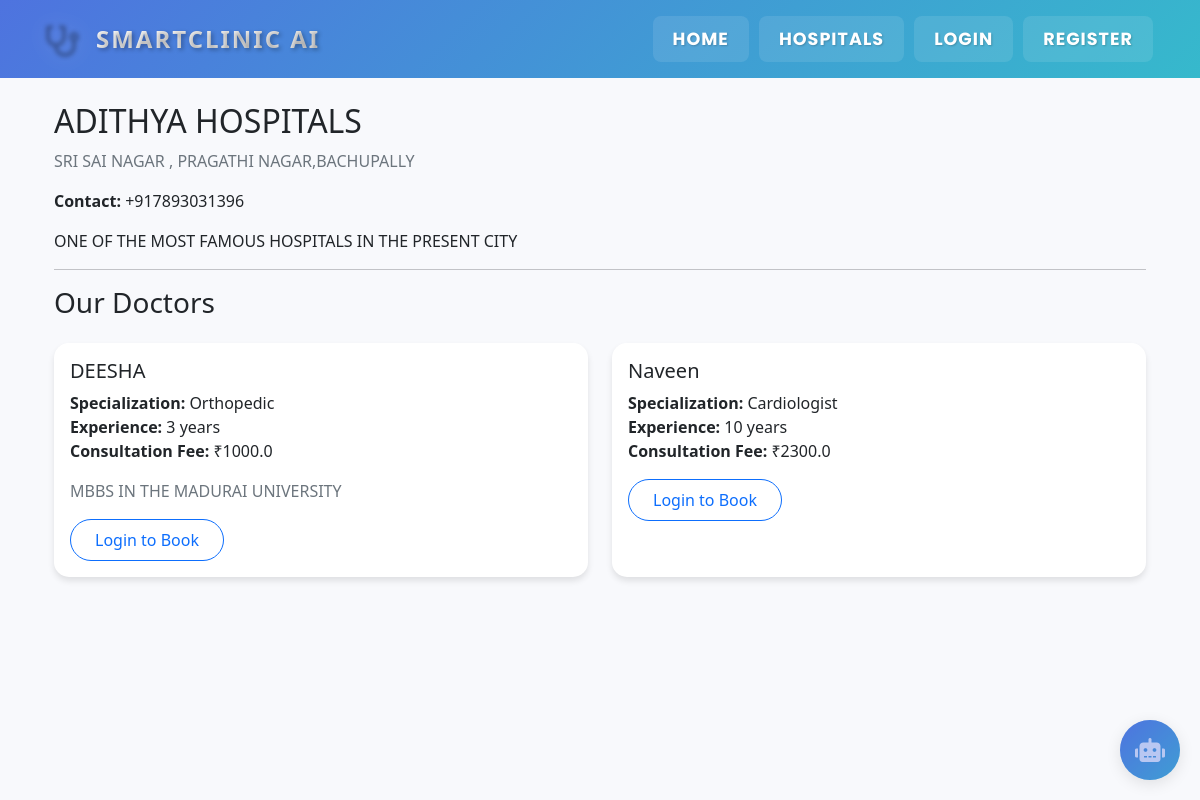
Screenshot of /hospital/2 with the database file from the repository.
### app.py (models this page shows, shortened)
class Hospital(db.Model):
    id = db.Column(db.Integer, primary_key=True)
    name = db.Column(db.String(200), nullable=False)
    address = db.Column(db.String(500), nullable=False)
    contact = db.Column(db.String(20))
    admin_id = db.Column(db.Integer, db.ForeignKey('user.id'), nullable=False)
    description = db.Column(db.Text)
    doctors = db.relationship('Doctor', backref='hospital', lazy=True)
    appointments = db.relationship('Appointment', backref='hospital', lazy=True)

class Doctor(db.Model):
    id = db.Column(db.Integer, primary_key=True)
    user_id = db.Column(db.Integer, db.ForeignKey('user.id'), nullable=False)
    hospital_id = db.Column(db.Integer, db.ForeignKey('hospital.id'), nullable=False)
    specialization = db.Column(db.String(100), nullable=False)
    experience = db.Column(db.Integer)
    consultation_fee = db.Column(db.Float, default=50.00)  # Default fee is $50
    about = db.Column(db.Text)
    appointments = db.relationship('Appointment', backref='doctor', lazy=True)

class User(db.Model):
    id = db.Column(db.Integer, primary_key=True)
    email = db.Column(db.String(120), unique=True, nullable=False)
    password_hash = db.Column(db.String(256), nullable=False)
    name = db.Column(db.String(100), nullable=False)
    user_type = db.Column(db.String(20), nullable=False)
    phone = db.Column(db.String(20))
    age = db.Column(db.Integer)
    gender = db.Column(db.String(10))
    blood_group = db.Column(db.String(5))
    height = db.Column(db.Float)  # in cm
    weight = db.Column(db.Float)  # in kg
    address = db.Column(db.String(500))
    emergency_contact = db.Column(db.String(20))
    doctor = db.relationship('Doctor', backref='user', lazy=True, uselist=False)
    hospital = db.relationship('Hospital', backref='admin', lazy=True, uselist=False)
    appointments = db.relationship('Appointment', backref='patient', lazy=True)
    __table_args__ = (
        CheckConstraint("user_type IN ('patient', 'doctor', 'hospital_admin')", name='check_user_type'),
    )

### app.py (the view)
@app.route('/hospital/<int:hospital_id>')
def hospital_details(hospital_id):
    hospital = Hospital.query.options(db.joinedload(Hospital.doctors).joinedload(Doctor.user)).get_or_404(hospital_id)
    today = datetime.now().date()
    return render_template('hospital_details.html', hospital=hospital, today=today)

### templates/hospital_details.html
{% extends "base.html" %}
{% block content %}
<div class="container mt-4">
    <div class="row">
        <div class="col-md-12">
            <h2>{{ hospital.name }}</h2>
            <p class="text-muted">{{ hospital.address }}</p>
            <p><strong>Contact:</strong> {{ hospital.contact }}</p>
            {% if hospital.description %}
            <p>{{ hospital.description }}</p>
            {% endif %}
            <hr>
        </div>
    </div>
    <h3 class="mb-4">Our Doctors</h3>
    {% if hospital.doctors %}
    <div class="row">
        {% for doctor in hospital.doctors %}
        <div class="col-md-6 mb-4">
            <div class="card h-100">
                <div class="card-body">
                    <h5 class="card-title">{{ doctor.user.name }}</h5>
                    <p class="card-text">
                        <strong>Specialization:</strong> {{ doctor.specialization }}<br>
                        <strong>Experience:</strong> {{ doctor.experience }} years<br>
                        <strong>Consultation Fee:</strong> ₹{{ doctor.consultation_fee }}
                    </p>
                    {% if doctor.about %}
                    <p class="text-muted">{{ doctor.about }}</p>
                    {% endif %}
                    {% if session.get('user_type') == 'patient' %}
                    <a href="{{ url_for('book_appointment', doctor_id=doctor.id) }}" class="btn btn-primary">Book Appointment</a>
                    {% else %}
                    <a href="{{ url_for('login', user_type='patient') }}" class="btn btn-outline-primary">Login to Book</a>
                    {% endif %}
                </div>
            </div>
        </div>
        {% endfor %}
    </div>
    {% else %}
    <div class="alert alert-info">
        <p>No doctors available at this hospital yet.</p>
    </div>
    {% endif %}
</div>
{% endblock %}

### templates/base.html (style rules this page uses)
:root { --primary-color: #4e73df; --primary-rgb: 78, 115, 223; --info-color: #36b9cc; --success-color: #1cc88a; --warning-color: #f6c23e; --danger-color: #e74a3b; }
body { font-family: 'Segoe UI', Tahoma, Geneva, Verdana, sans-serif; background-color: #f8f9fc; }
.card { border: none; border-radius: 15px; box-shadow: 0 4px 6px rgba(0,0,0,0.1); transition: transform 0.3s ease, box-shadow 0.3s ease; }
.btn { border-radius: 30px; padding: 0.5rem 1.5rem; transition: all 0.3s ease; }
body { padding-right: 0 !important; overflow-y: scroll; }
.btn { transition: all 0.2s ease-in-out; position: relative; overflow: hidden; }
.card { transition: transform 0.2s ease-in-out, box-shadow 0.2s ease-in-out; }
body { padding-right: 0 !important; }
.btn { transition: all 0.2s ease-in-out; }

### rows the page displays
Hospital: name "ADITHYA HOSPITALS", address "SRI SAI NAGAR , PRAGATHI NAGAR,BACHUPALLY", contact "+917893031396", description "ONE OF THE MOST FAMOUS HOSPITALS IN THE PRESENT CITY"
Doctor: user.name "DEESHA", specialization "Orthopedic", experience "3", consultation_fee "1000.0", about "MBBS IN THE MADURAI UNIVERSITY"
Doctor: user.name "Naveen", specialization "Cardiologist", experience "10", consultation_fee "2300.0"
